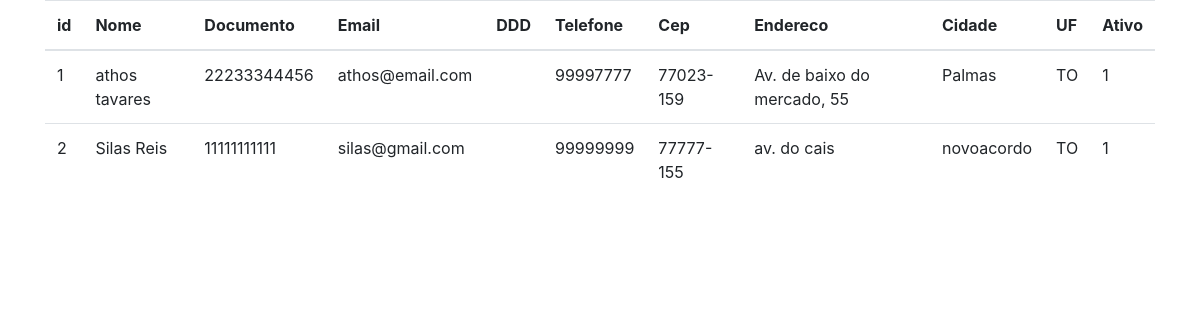
Page /list.php on the committed database.
### tables this page shows
CREATE TABLE IF NOT EXISTS `torcedores` (
  `id` int(11) NOT NULL AUTO_INCREMENT,
  `nome` varchar(100) NOT NULL,
  `documento` varchar(11) NOT NULL,
  `email` varchar(20) DEFAULT NULL,
  `telefone` varchar(15) DEFAULT NULL,
  `cep` varchar(9) NOT NULL,
  `endereco` varchar(30) NOT NULL,
  `cidade` varchar(30) NOT NULL,
  `uf` varchar(2) NOT NULL,
  `ativo` int(1) DEFAULT '1',
  PRIMARY KEY (`id`)
);

### list.php (the view, shortened to what this page needs)
<?php
include 'config.php';
$buscarDados = 'SELECT * FROM torcedores';
$queryDados = mysqli_query($conexao, $buscarDados)
?>
<!doctype html>
<html lang="en">
<head>
    <link rel="stylesheet" href="https://stackpath.bootstrapcdn.com/bootstrap/4.3.1/css/bootstrap.min.css">
</head>
<body>
    <div class="container">
        <table class="table">
            <thead>
                <tr>
                    <th>id</th>
                    <th>Nome</th>
                    <th>Documento</th>
                    <th>Email</th>
                    <th>DDD</th>
                    <th>Telefone</th>
                    <th>Cep</th>
                    <th>Endereco</th>
                    <th>Cidade</th>
                    <th>UF</th>
                    <th>Ativo</th>
                </tr>
            </thead>
            <tbody>
                <?php
                    while ($list = mysqli_fetch_array($queryDados) ) {
                        $id = $list['id'];
                        $nome = $list['nome'];
                        $documento = $list['documento'];
                        $email = $list['email'];
                        $ddd = $list['ddd'];
                        $telefone = $list['telefone'];
                        $cep = $list['cep'];
                        $endereco = $list['endereco'];
                        $cidade = $list['cidade'];
                        $uf = $list['uf'];
                        $ativo = $list['ativo'];
                ?>
                <tr>
                    <td scope="row"><? echo $id; ?></td> </td>
                    <td><?php echo $nome; ?></td>
                    <td><?php echo $documento;?></td>
                    <td><?php echo $email;?></td>
                    <td><?php echo $ddd;?></td>
                    <td><?php echo $telefone;?></td>
                    <td><?php echo $cep;?></td>
                    <td><?php echo $endereco;?></td>
                    <td><?php echo $cidade;?></td>
                    <td><?php echo $uf;?></td>
                    <td><?php echo $ativo;?></td>
                </tr>
                <?php }?>
            </tbody>
        </table>
    </div>
</body>
</html>

### rows in the picture
torcedores: id "1", nome "athos tavares", documento "22233344456", email "athos@email.com", telefone "99997777", cep "77023-159", endereco "Av. de baixo do mercado, 55", cidade "Palmas", uf "TO", ativo "1"
torcedores: id "2", nome "Silas Reis", documento "11111111111", email "silas@gmail.com", telefone "99999999", cep "77777-155", endereco "av. do cais", cidade "novoacordo", uf "TO", ativo "1"
